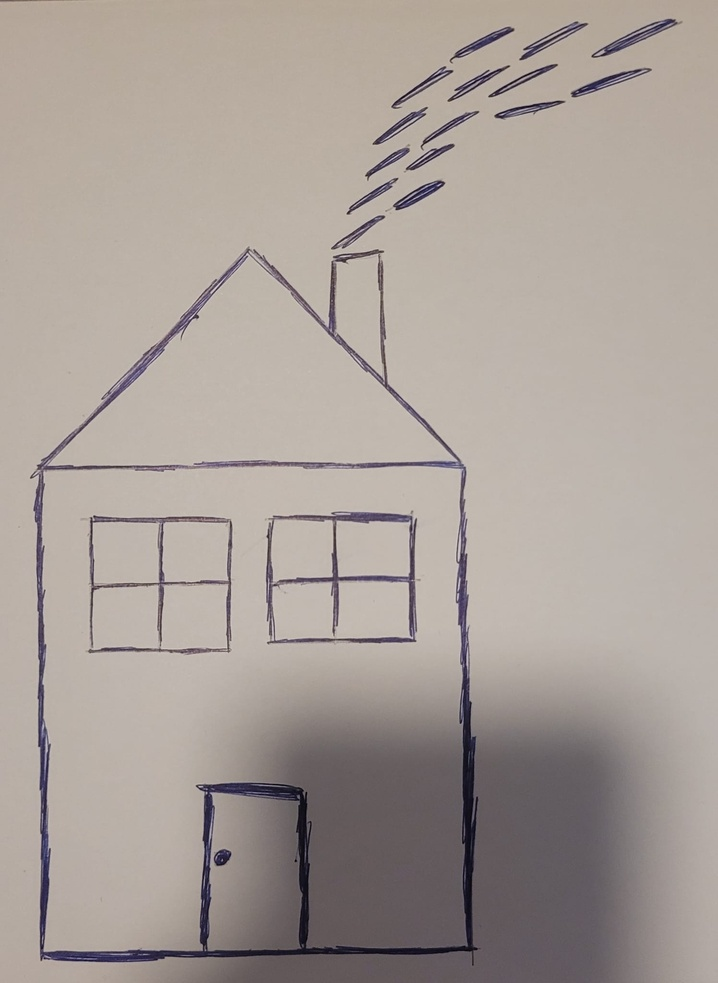
#> input picture images/house.jpeg, 718 x 983 px, shrunk from 1496 x 2048 before the run
$ python fwt_2d.py
#> lines starting #> are read from the running program, lines starting #| are printed output that depends on the picture
import pywt
import cv2
import numpy as np
import matplotlib.pyplot as plt

bild_pfad = 'images/house.jpeg'
image = cv2.imread(bild_pfad, cv2.IMREAD_GRAYSCALE)
#> image: shape (983, 718); min 0, max 214, mean 161.1

if image is None:
    print(f"Error")
else:
    coeffs2 = pywt.dwt2(image, 'haar')

    LL, (LH, HL, HH) = coeffs2
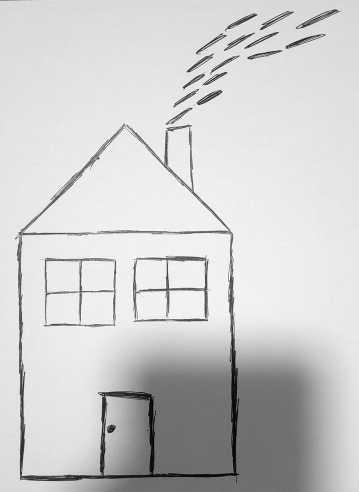
#> LL: shape (492, 359) float64; min 22.5, max 393, mean 322.1; drawn with min black and max white
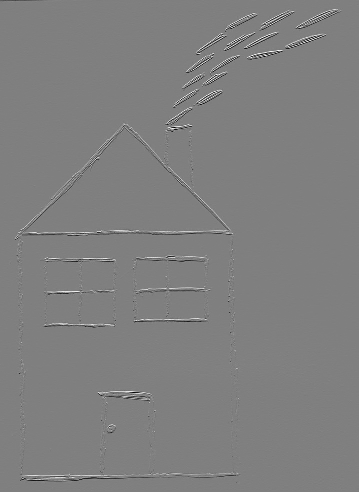
#> LH: shape (492, 359) float64; min -118.5, max 118, mean 0; drawn with min black and max white
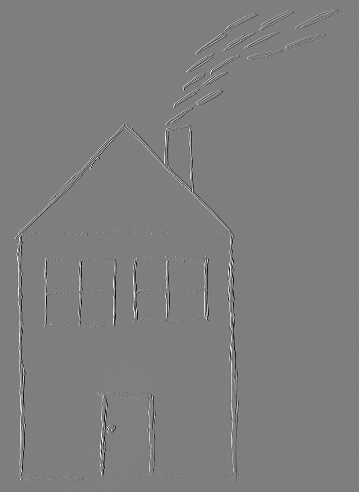
#> HL: shape (492, 359) float64; min -111, max 112, mean 0; drawn with min black and max white
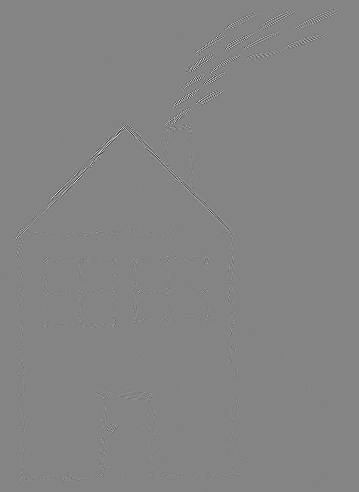
#> HH: shape (492, 359) float64; min -84, max 77.5, mean 0; drawn with min black and max white

    fig = plt.figure(figsize=(10, 10))

    ax1 = fig.add_subplot(2, 2, 1)
    ax1.imshow(LL, cmap='gray')
    ax1.set_title('LL: Approximation', fontsize=14)
    ax1.axis('off')


    ax2 = fig.add_subplot(2, 2, 2)
    ax2.imshow(np.abs(LH), cmap='gray')
    ax2.set_title('LH: Horizontal edges', fontsize=14)
    ax2.axis('off')

    ax3 = fig.add_subplot(2, 2, 3)
    ax3.imshow(np.abs(HL), cmap='gray')
    ax3.set_title('HL: Vertical edges', fontsize=14)
    ax3.axis('off')

    ax4 = fig.add_subplot(2, 2, 4)
    ax4.imshow(np.abs(HH), cmap='gray')
    ax4.set_title('HH: Diagonal edges', fontsize=14)
    ax4.axis('off')

    plt.tight_layout()
    plt.show()
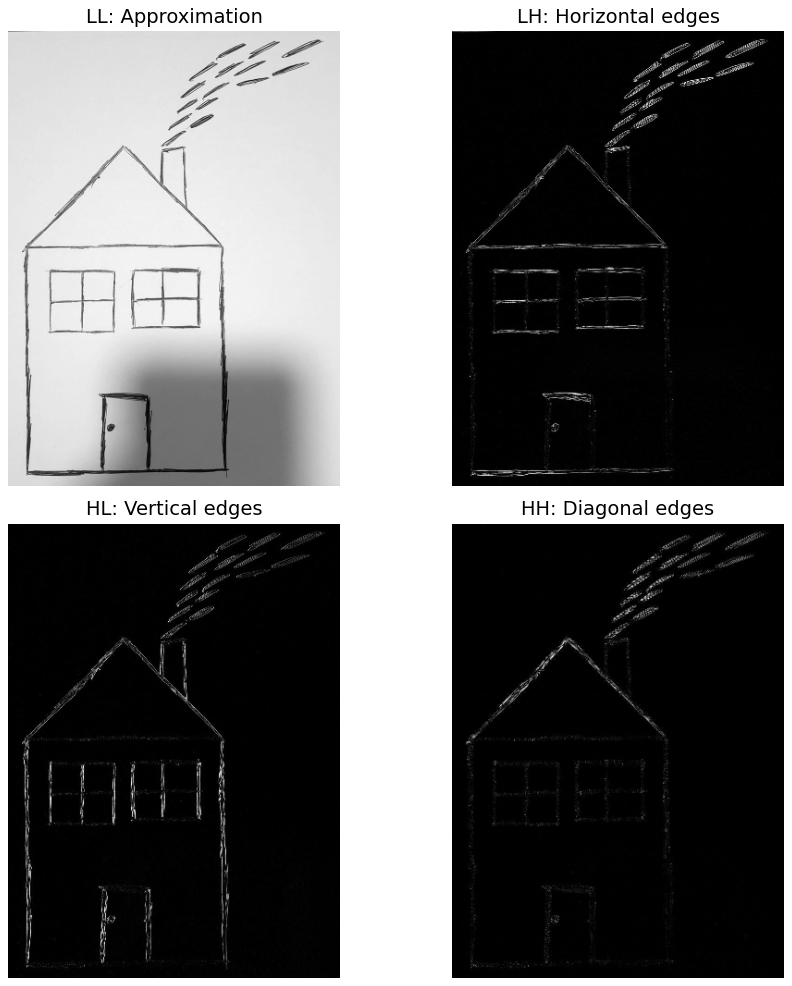
#> figure drawn by matplotlib, 4 panels
